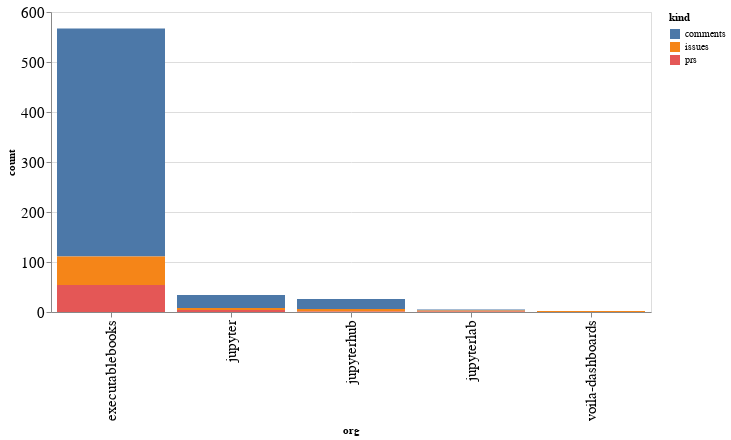

The notebook cell this image was saved under:
### Code cell
alt.Chart(org_summaries, width=600).mark_bar().encode(
    x='org',
    y='count',
    color='kind',
    tooltip="org"
)

### Figure 1 — Vega-Lite specification as saved in the notebook (floating-point values rounded to 4 significant figures)
{"config": {"axisLeft": {"labelFontSize": 15}, "axisBottom": {"labelFontSize": 15}}, "data": {"name": "data-6b0d73ac8a33b0437856f1f92d93bd37"}, "mark": "bar", "encoding": {"color": {"type": "nominal", "field": "kind"}, "tooltip": {"type": "nominal", "field": "org"}, "x": {"type": "nominal", "field": "org"}, "y": {"type": "quantitative", "field": "count"}}, "width": 600, "$schema": "https://vega.github.io/schema/vega-lite/v4.8.1.json", "datasets": {"data-6b0d73ac8a33b0437856f1f92d93bd37": [{"org": "executablebooks", "kind": "comments", "count": 456}, {"org": "executablebooks", "kind": "issues", "count": 57}, {"org": "executablebooks", "kind": "prs", "count": 54}, {"org": "jupyter", "kind": "comments", "count": 26}, {"org": "jupyter", "kind": "issues", "count": 4}, {"org": "jupyter", "kind": "prs", "count": 4}, {"org": "jupyterhub", "kind": "comments", "count": 20}, {"org": "jupyterhub", "kind": "issues", "count": 5}, {"org": "jupyterhub", "kind": "prs", "count": 1}, {"org": "jupyterlab", "kind": "comments", "count": 2}, {"org": "jupyterlab", "kind": "issues", "count": 2}, {"org": "jupyterlab", "kind": "prs", "count": 1}, {"org": "voila-dashboards", "kind": "issues", "count": 2}]}}
